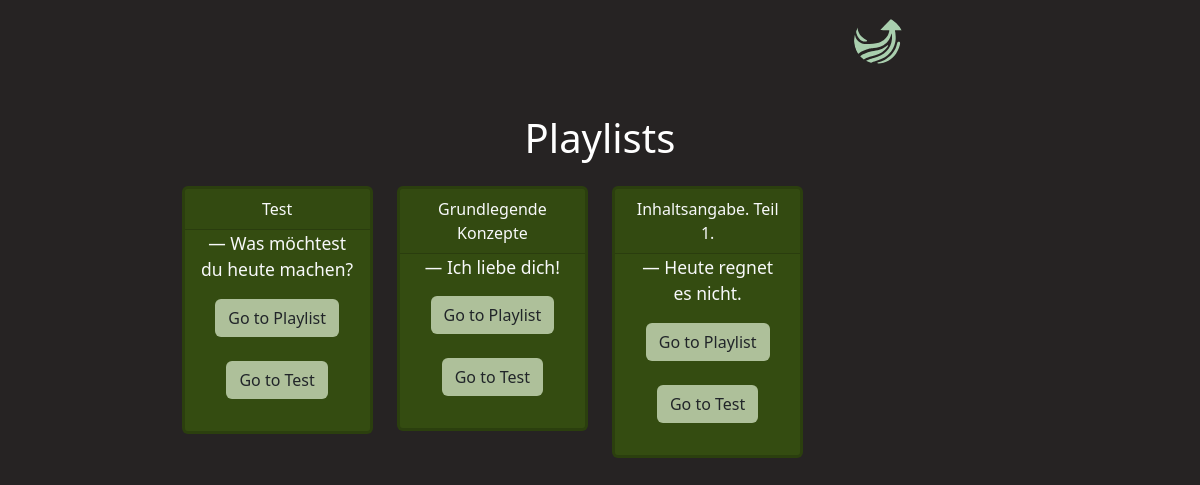
The page /api/deTextByEar/playlists/ on the database as committed earlier.
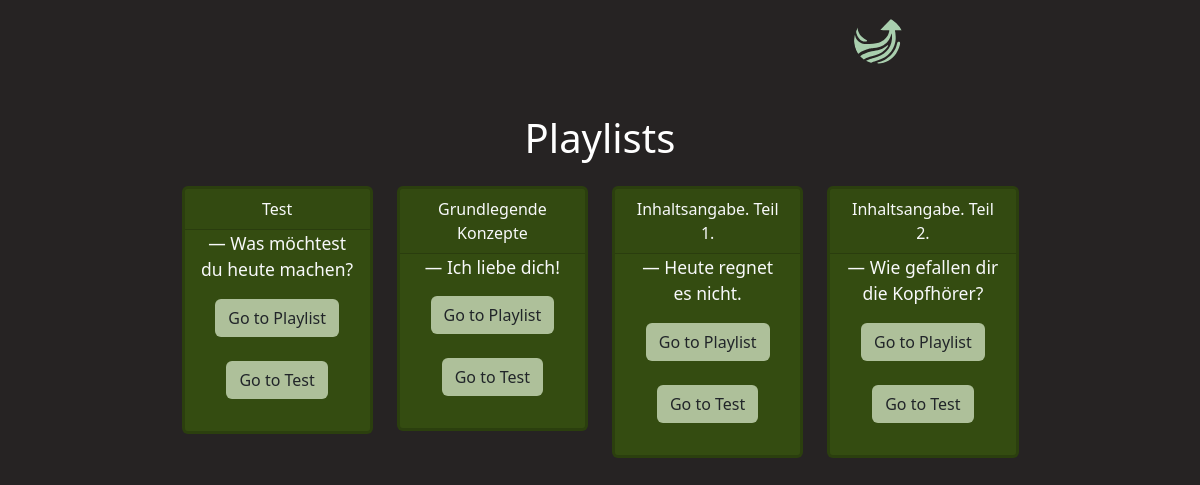
The same page on the database as committed later.
### deTextByEar/models.py (models this page shows, shortened)
class Playlist(models.Model):
    name = models.CharField(max_length=255)
    audios = models.ManyToManyField(DeTextByEar)

class DeTextByEar(models.Model):
    title = models.CharField(max_length=255)
    text = models.TextField()
    translation_text = models.TextField()
    audio = models.FileField(upload_to=audio_file_name)
    level = models.CharField(max_length=6, default='A2-B1')

### deTextByEar/views.py (the view)
# urls.py: path('playlists/', PlaylistListView.as_view(), name='playlist_list'),
class PlaylistListView(ListView):
    model = Playlist
    template_name = 'deTextByEar/playlist_list.html'
    context_object_name = 'playlists'
    def get_context_data(self, **kwargs):
        context = super().get_context_data(**kwargs)
        playlists = Playlist.objects.all()
        random_data = []
        for playlist in playlists:
            de_texts = playlist.audios.all()
            random_de_text = random.choice(de_texts)
            random_data.append((playlist, random_de_text))
        context['random_data'] = random_data
        return context

### deTextByEar/templates/deTextByEar/playlist_list.html (shortened to what this page needs)
{% extends 'index.html' %}
    {% load static %}
{% block content %}
<link rel="stylesheet" href="{% static 'css/styles_project.css' %}">
    <h1 class="mt-5 mb-4">Playlists</h1>
    <div class="row">
        {% for playlist, random_de_text in random_data %}
        <div class="col-md-3 mb-4">
            <div class="card border-3 mb-3 color__dark__green" style="max-width: 14rem;">
                <div class="card-header text-light">
                    {{ playlist.name }}
                </div>
                <div class="card-body">
                    <blockquote class="blockquote">
                        <footer class="blockquote-footer text-light">{{ random_de_text.title }}</footer>
                        <a href="{% url 'random_word_from_playlist' playlist.id %}" class="btn color__light__green mb-4" >Go to Playlist</a>
                        <a href="{% url 'get_playlist_test' playlist.id %}" class="btn color__light__green" >Go to Test</a>
                    </blockquote>
                </div>
            </div>
        </div>
        {% endfor %}
    </div>
{% endblock %}

Rows that differ between the two databases and show on the page:
added Playlist: name "Inhaltsangabe. Teil 2.", title "Wie gefallen dir die Kopfhörer?"
